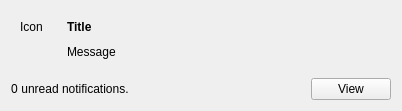
<?xml version="1.0" encoding="UTF-8"?>
<ui version="4.0">
 <class>NotificationBox</class>
 <widget class="QWidget" name="NotificationBox">
  <property name="geometry">
   <rect>
    <x>0</x>
    <y>0</y>
    <width>402</width>
    <height>111</height>
   </rect>
  </property>
  <property name="sizePolicy">
   <sizepolicy hsizetype="MinimumExpanding" vsizetype="MinimumExpanding">
    <horstretch>0</horstretch>
    <verstretch>0</verstretch>
   </sizepolicy>
  </property>
  <property name="windowTitle">
   <string>NotificationBox</string>
  </property>
  <layout class="QVBoxLayout" name="verticalLayout_4">
   <item>
    <layout class="QHBoxLayout" name="horizontalLayout_3">
     <property name="sizeConstraint">
      <enum>QLayout::SetMinimumSize</enum>
     </property>
     <item>
      <widget class="QWidget" name="iconWidget" native="true">
       <property name="sizePolicy">
        <sizepolicy hsizetype="Minimum" vsizetype="Expanding">
         <horstretch>0</horstretch>
         <verstretch>0</verstretch>
        </sizepolicy>
       </property>
       <layout class="QVBoxLayout" name="verticalLayout">
        <item>
         <widget class="QLabel" name="labelIcon">
          <property name="sizePolicy">
           <sizepolicy hsizetype="Minimum" vsizetype="Minimum">
            <horstretch>0</horstretch>
            <verstretch>0</verstretch>
           </sizepolicy>
          </property>
          <property name="text">
           <string>Icon</string>
          </property>
          <property name="alignment">
           <set>Qt::AlignCenter</set>
          </property>
         </widget>
        </item>
        <item>
         <spacer name="verticalSpacer">
          <property name="orientation">
           <enum>Qt::Vertical</enum>
          </property>
          <property name="sizeHint" stdset="0">
           <size>
            <width>20</width>
            <height>15</height>
           </size>
          </property>
         </spacer>
        </item>
       </layout>
      </widget>
     </item>
     <item>
      <widget class="QWidget" name="msgWidget" native="true">
       <property name="sizePolicy">
        <sizepolicy hsizetype="Expanding" vsizetype="Expanding">
         <horstretch>0</horstretch>
         <verstretch>0</verstretch>
        </sizepolicy>
       </property>
       <layout class="QVBoxLayout" name="verticalLayout_2">
        <item>
         <widget class="QLabel" name="labelTitle">
          <property name="sizePolicy">
           <sizepolicy hsizetype="Expanding" vsizetype="Preferred">
            <horstretch>0</horstretch>
            <verstretch>0</verstretch>
           </sizepolicy>
          </property>
          <property name="minimumSize">
           <size>
            <width>0</width>
            <height>0</height>
           </size>
          </property>
          <property name="maximumSize">
           <size>
            <width>240</width>
            <height>16777215</height>
           </size>
          </property>
          <property name="font">
           <font>
            <weight>75</weight>
            <bold>true</bold>
           </font>
          </property>
          <property name="mouseTracking">
           <bool>false</bool>
          </property>
          <property name="lineWidth">
           <number>0</number>
          </property>
          <property name="text">
           <string>Title</string>
          </property>
          <property name="alignment">
           <set>Qt::AlignLeading|Qt::AlignLeft|Qt::AlignTop</set>
          </property>
          <property name="wordWrap">
           <bool>true</bool>
          </property>
         </widget>
        </item>
        <item>
         <widget class="QLabel" name="labelMsg">
          <property name="sizePolicy">
           <sizepolicy hsizetype="Expanding" vsizetype="Minimum">
            <horstretch>0</horstretch>
            <verstretch>0</verstretch>
           </sizepolicy>
          </property>
          <property name="minimumSize">
           <size>
            <width>0</width>
            <height>0</height>
           </size>
          </property>
          <property name="maximumSize">
           <size>
            <width>240</width>
            <height>16777215</height>
           </size>
          </property>
          <property name="lineWidth">
           <number>0</number>
          </property>
          <property name="text">
           <string>Message</string>
          </property>
          <property name="alignment">
           <set>Qt::AlignLeading|Qt::AlignLeft|Qt::AlignTop</set>
          </property>
          <property name="wordWrap">
           <bool>true</bool>
          </property>
         </widget>
        </item>
       </layout>
      </widget>
     </item>
    </layout>
   </item>
   <item>
    <widget class="QWidget" name="aditionalWidget" native="true">
     <property name="sizePolicy">
      <sizepolicy hsizetype="Preferred" vsizetype="Preferred">
       <horstretch>0</horstretch>
       <verstretch>0</verstretch>
      </sizepolicy>
     </property>
     <layout class="QHBoxLayout" name="horizontalLayout_2">
      <property name="spacing">
       <number>0</number>
      </property>
      <property name="leftMargin">
       <number>0</number>
      </property>
      <property name="topMargin">
       <number>0</number>
      </property>
      <property name="rightMargin">
       <number>0</number>
      </property>
      <property name="bottomMargin">
       <number>0</number>
      </property>
      <item>
       <widget class="QLabel" name="number">
        <property name="sizePolicy">
         <sizepolicy hsizetype="Minimum" vsizetype="Minimum">
          <horstretch>0</horstretch>
          <verstretch>0</verstretch>
         </sizepolicy>
        </property>
        <property name="autoFillBackground">
         <bool>false</bool>
        </property>
        <property name="locale">
         <locale language="English" country="UnitedStates"/>
        </property>
        <property name="text">
         <string>0</string>
        </property>
        <property name="textFormat">
         <enum>Qt::PlainText</enum>
        </property>
        <property name="scaledContents">
         <bool>false</bool>
        </property>
        <property name="alignment">
         <set>Qt::AlignLeading|Qt::AlignLeft|Qt::AlignVCenter</set>
        </property>
        <property name="wordWrap">
         <bool>false</bool>
        </property>
       </widget>
      </item>
      <item>
       <widget class="QLabel" name="msg">
        <property name="sizePolicy">
         <sizepolicy hsizetype="Minimum" vsizetype="Minimum">
          <horstretch>0</horstretch>
          <verstretch>0</verstretch>
         </sizepolicy>
        </property>
        <property name="text">
         <string> unread notifications.</string>
        </property>
       </widget>
      </item>
      <item>
       <spacer name="horizontalSpacer">
        <property name="orientation">
         <enum>Qt::Horizontal</enum>
        </property>
        <property name="sizeHint" stdset="0">
         <size>
          <width>109</width>
          <height>20</height>
         </size>
        </property>
       </spacer>
      </item>
      <item>
       <widget class="QPushButton" name="pushButton">
        <property name="sizePolicy">
         <sizepolicy hsizetype="Minimum" vsizetype="Minimum">
          <horstretch>0</horstretch>
          <verstretch>0</verstretch>
         </sizepolicy>
        </property>
        <property name="text">
         <string>View</string>
        </property>
       </widget>
      </item>
     </layout>
    </widget>
   </item>
  </layout>
  <zorder></zorder>
  <zorder>aditionalWidget</zorder>
 </widget>
 <resources/>
 <connections/>
</ui>
